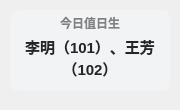
<?xml version="1.0" encoding="UTF-8"?>
<ui version="4.0">
 <class>Theme</class>
 <widget class="QWidget" name="Form">
  <property name="geometry">
   <rect>
    <x>0</x>
    <y>0</y>
    <width>180</width>
    <height>110</height>
   </rect>
  </property>
  <property name="minimumSize">
   <size>
    <width>0</width>
    <height>0</height>
   </size>
  </property>
  <property name="maximumSize">
   <size>
    <width>16777215</width>
    <height>65536</height>
   </size>
  </property>
  <property name="windowTitle">
   <string>值日生</string>
  </property>
  <widget class="QLabel" name="duty_title">
   <property name="geometry">
    <rect>
     <x>15</x>
     <y>14</y>
     <width>150</width>
     <height>18</height>
    </rect>
   </property>
   <property name="font">
    <font>
     <family>Microsoft YaHei UI</family>
     <pointsize>9</pointsize>
     <weight>75</weight>
     <bold>true</bold>
    </font>
   </property>
   <property name="styleSheet">
    <string notr="true">color: rgba(0, 0, 0, 120);
font-weight: bold;</string>
   </property>
   <property name="text">
    <string>今日值日生</string>
   </property>
   <property name="textFormat">
    <enum>Qt::PlainText</enum>
   </property>
   <property name="alignment">
    <set>Qt::AlignCenter</set>
   </property>
  </widget>
  <widget class="QLabel" name="duty_text">
   <property name="geometry">
    <rect>
     <x>15</x>
     <y>32</y>
     <width>150</width>
     <height>52</height>
    </rect>
   </property>
   <property name="font">
    <font>
     <family>Microsoft YaHei UI</family>
     <pointsize>11</pointsize>
     <weight>75</weight>
     <bold>true</bold>
    </font>
   </property>
   <property name="styleSheet">
    <string notr="true">border: none;
color: rgba(37, 37, 37, 255);
font-weight: bold</string>
   </property>
   <property name="text">
    <string>李明（101）、王芳（102）</string>
   </property>
   <property name="textFormat">
    <enum>Qt::RichText</enum>
   </property>
   <property name="wordWrap">
    <bool>true</bool>
   </property>
   <property name="alignment">
    <set>Qt::AlignCenter</set>
   </property>
  </widget>
  <widget class="QLabel" name="backgnd">
   <property name="geometry">
    <rect>
     <x>10</x>
     <y>10</y>
     <width>160</width>
     <height>81</height>
    </rect>
   </property>
   <property name="styleSheet">
    <string notr="true">background-color: rgba(242, 243, 245, 255);
border-radius: 8px</string>
   </property>
   <property name="text">
    <string/>
   </property>
  </widget>
  <zorder>backgnd</zorder>
  <zorder>duty_title</zorder>
  <zorder>duty_text</zorder>
 </widget>
 <resources/>
 <connections/>
</ui>
